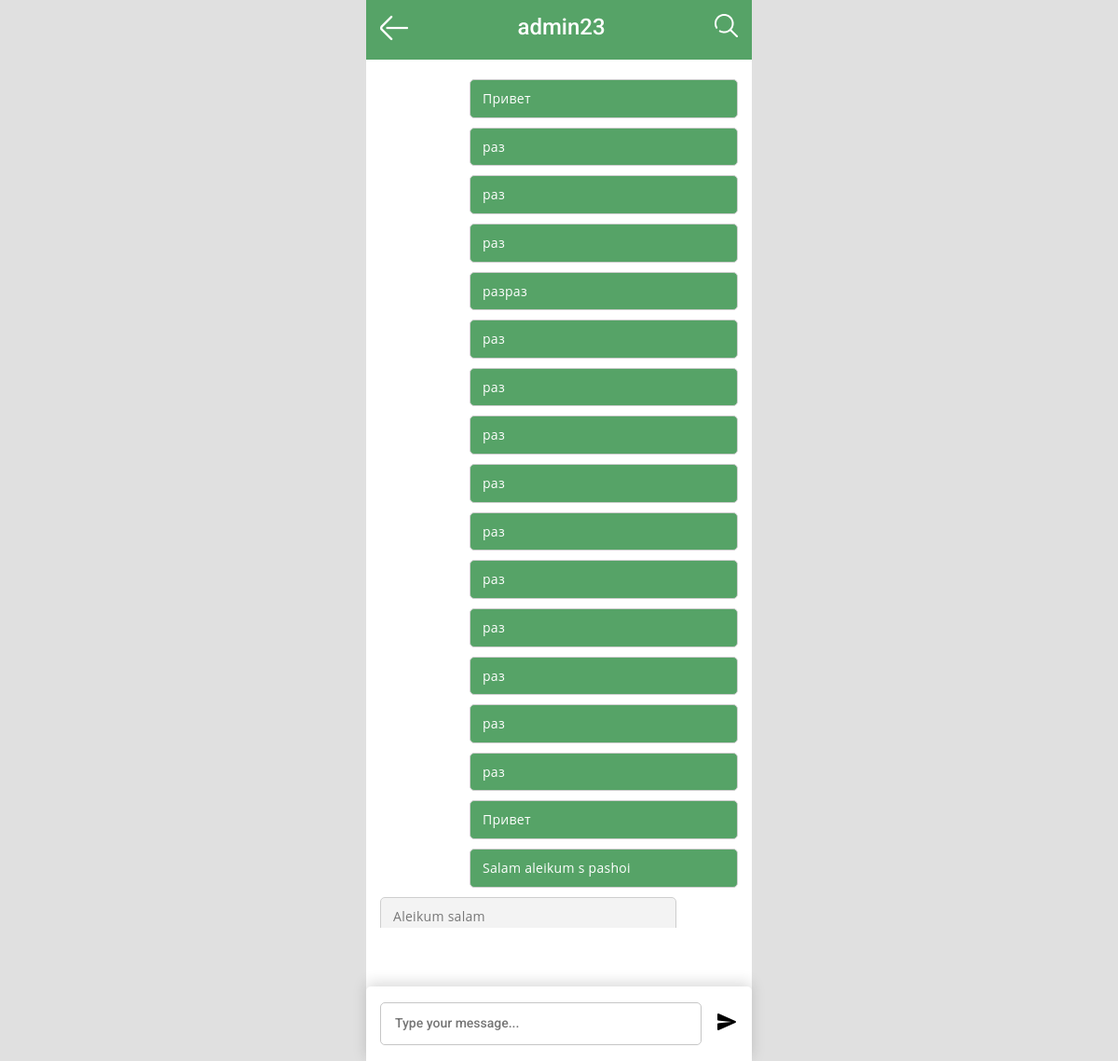
Page /message/1 (signed in) on the committed database.
### myapp/models.py (models this page shows, shortened)
class Message(models.Model):
    sender = models.ForeignKey(User, related_name="sent_messages", on_delete=models.CASCADE)
    receiver = models.ForeignKey(User, related_name="received_messages", on_delete=models.CASCADE)
    text = models.TextField()
    timestamp = models.DateTimeField(auto_now_add=True)
    class Meta:
        ordering = ['timestamp']

### myapp/views.py (the view, shortened to what this page needs)
# urls.py: path('message/<int:user_id>', views.message, name='message'),
@login_required
def message(request, user_id):
    other_user = get_object_or_404(User, id=user_id)
    messages = Message.objects.filter(
        Q(sender=request.user, receiver=other_user) | Q(sender=other_user, receiver=request.user)
    ).order_by('timestamp')
    return render(request, 'message.html', {
        "messages": messages,
        "other_user": other_user,
        "form": MessageForm()
    })

### myapp/models.py
class MessageForm(forms.Form):
    message = forms.CharField(widget=forms.Textarea(attrs={'rows': 4, 'cols': 40}))

### templates/message.html (shortened to what this page needs)
<!DOCTYPE html>
<html lang="en">
  <head>
    {% load static %}
    <link rel="stylesheet" href="{% static 'assets/css/normalize.css' %}" />
    <link rel="stylesheet" href="{% static 'assets/css/login.css' %}" />
  </head>
  <body>
    <section class="home_section">
      <header>
        <div class="header_inner">
          <a href="{% url 'messages' %}"><img src="{% static 'assets/img/arrow.png' %}" alt="" /></a>
          <h5>{{ other_user.username }}</h5>
          <a href="#"><img src="{% static 'assets/img/search.png' %}" alt="" /></a>
        </div>
      </header>
      <div class="notifications messages" id="messages">
        {% for message in messages %}
            {% if message.sender.username == other_user.username %}
            <div class="urmsg">
              <p>{{ message.text }}</p>
            </div>
            {% else %}
            <div class="mymsg">
                <p>{{ message.text }}</p>
            </div>
            {% endif %}
        {% endfor %}
      </div>
      <footer class="message_footer">
        <div class="footer_inner message_footer_inner">
            <input type="text" id="messageInput" placeholder="Type your message...">
            <a href="#" id="sendMessageLink">
                <img src="{% static 'assets/img/send.png' %}" alt="Send">
            </a>
        </div>
      </footer>
    </section>
  </body>
</html>

### static/assets/css/login.css (style rules this page uses)
body { background-color: #e0e0e0; display: flex; overflow: auto; }
section { background-color: white; display: flex; flex-direction: column; justify-content: space-around; text-decoration: none; padding: 0 15px; min-height: 896px; margin: 0 auto; height: 100%; box-sizing: border-box; min-width: 414px; max-width: 550px; padding: 0 15px; }
a { text-decoration: none; }
h5 { font-family: Roboto; font-size: 24px; font-weight: 500; line-height: 28.13px; text-align: center; color: #777777; margin: 0; }
input { font-family: Roboto; font-size: 20px; font-weight: 500; line-height: 23.44px; text-align: left; color: #777777; margin: 15px auto; padding-bottom: 10px; border: none; width: 100%; border-bottom: 1px solid #c6c6c6; }
.home_section { padding: 0; width: 414px; position: relative; justify-content: stretch; }
header { box-sizing: border-box; padding: 15px; background-color: #56a367; width: 100%; z-index: 100; position: absolute; top: 0; }
header h5 { font-family: Roboto; font-size: 24px; font-weight: 500; line-height: 28.13px; text-align: left; color: #ffffff; }
.header_inner { display: flex; justify-content: space-between; }
footer { box-shadow: 0px -4px 15px 0px #00000026; width: 414px; height: 70px; gap: 0px; border-radius: 5px 5px 0px 0px; position: absolute; bottom: 0px; background-color: white; padding: 40px; box-sizing: border-box; z-index: 100; display: flex; align-items: center; justify-content: center; }
.footer_inner { width: 100%; display: flex; justify-content: space-between; }
.notifications { position: absolute; top: 85px; gap: 15px; display: flex; flex-direction: column; width: 100%; }
.urmsg { width: 290px; border: 1px solid #cecece; background-color: #f3f3f3; padding: 13px; border-radius: 5px; margin-left: 15px; }
.urmsg p { word-wrap: break-word; font-family: Open Sans; font-size: 14px; font-weight: 400; line-height: 13.62px; letter-spacing: 0.02em; text-align: left; color: #777777; margin: 0; }
.mymsg { width: 260px; border: 1px solid #cecece; background-color: #56a367; padding: 13px; border-radius: 5px; margin-right: 15px; margin-left: auto; }
.mymsg p { word-wrap: break-word; font-family: Open Sans; font-size: 14px; font-weight: 400; line-height: 13.62px; letter-spacing: 0.02em; text-align: left; color: white; margin: 0; }
.messages { gap: 10px; }
.message_footer { padding: 40px 15px; }
.message_footer_inner { display: flex; align-items: center; }
.message_footer_inner input { border: 1px solid #c6c6c6; padding: 10px 15px; font-size: 14px; border-radius: 5px; }
.message_footer_inner img { margin-left: 15px; color: #56a367; }

### templates/message.html (style rules this page uses)
.urmsg { width: 290px; border: 1px solid #CECECE; background-color: #F3F3F3; padding: 13px; border-radius: 5px; margin-left: 15px; }
.urmsg p { word-wrap: break-word; font-family: Open Sans; font-size: 14px; font-weight: 400; line-height: 13.62px; letter-spacing: 0.02em; text-align: left; color: #777777; margin: 0; }
.mymsg { width: 260px; border: 1px solid #CECECE; background-color: #56A367; padding: 13px; border-radius: 5px; margin-right: 15px; margin-left: auto; }
.mymsg p { word-wrap: break-word; font-family: Open Sans; font-size: 14px; font-weight: 400; line-height: 13.62px; letter-spacing: 0.02em; text-align: left; color: white; margin: 0; }
.messages { gap: 10px; }
.message_footer { padding: 40px 15px; }
.message_footer_inner { display: flex; align-items: center; }
.message_footer_inner input { border: 1px solid #c6c6c6; padding: 10px 15px; font-size: 14px; border-radius: 5px; }
.message_footer_inner img { margin-left: 15px; color: #56A367; }
#messages { max-height: 80%; overflow-y: auto; }

### rows in the picture
Message: text "Привет"
Message: text "раз"
Message: text "раз"
Message: text "раз"
Message: text "разраз"
Message: text "раз"
Message: text "раз"
Message: text "раз"
Message: text "раз"
Message: text "раз"
Message: text "раз"
Message: text "раз"
Message: text "раз"
Message: text "раз"
Message: text "раз"
Message: text "Привет"
Message: text "Salam aleikum s pashoi"
Message: text "Aleikum salam"

### other values in the picture
{{ other_user.username }} "admin23"
